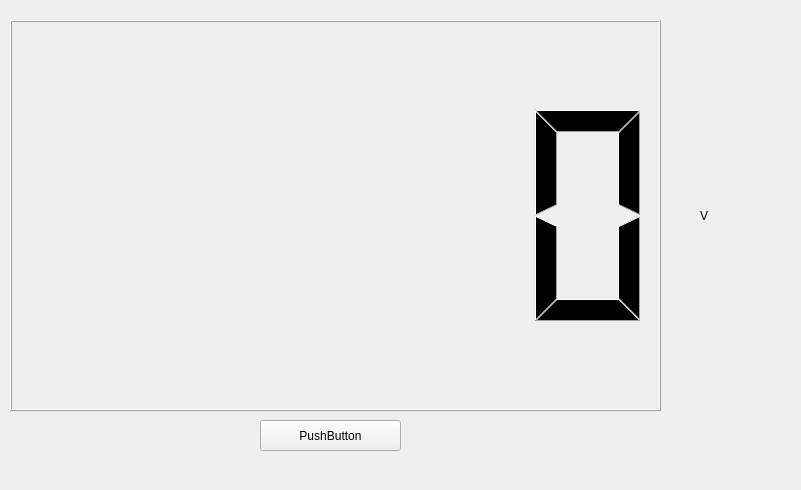
<?xml version="1.0" encoding="UTF-8"?>
<ui version="4.0">
 <class>NewWindow</class>
 <widget class="QWidget" name="NewWindow">
  <property name="geometry">
   <rect>
    <x>0</x>
    <y>0</y>
    <width>801</width>
    <height>490</height>
   </rect>
  </property>
  <property name="windowTitle">
   <string>Schedule #1</string>
  </property>
  <widget class="QPushButton" name="pushButton">
   <property name="geometry">
    <rect>
     <x>260</x>
     <y>420</y>
     <width>141</width>
     <height>31</height>
    </rect>
   </property>
   <property name="text">
    <string>PushButton</string>
   </property>
  </widget>
  <widget class="QLCDNumber" name="lcdNumber">
   <property name="geometry">
    <rect>
     <x>10</x>
     <y>20</y>
     <width>651</width>
     <height>391</height>
    </rect>
   </property>
  </widget>
  <widget class="QLabel" name="label">
   <property name="geometry">
    <rect>
     <x>700</x>
     <y>20</y>
     <width>181</width>
     <height>391</height>
    </rect>
   </property>
   <property name="styleSheet">
    <string notr="true">font: 72pt &quot;MS Shell Dlg 2&quot;;</string>
   </property>
   <property name="text">
    <string>V</string>
   </property>
  </widget>
 </widget>
 <resources/>
 <connections/>
</ui>
